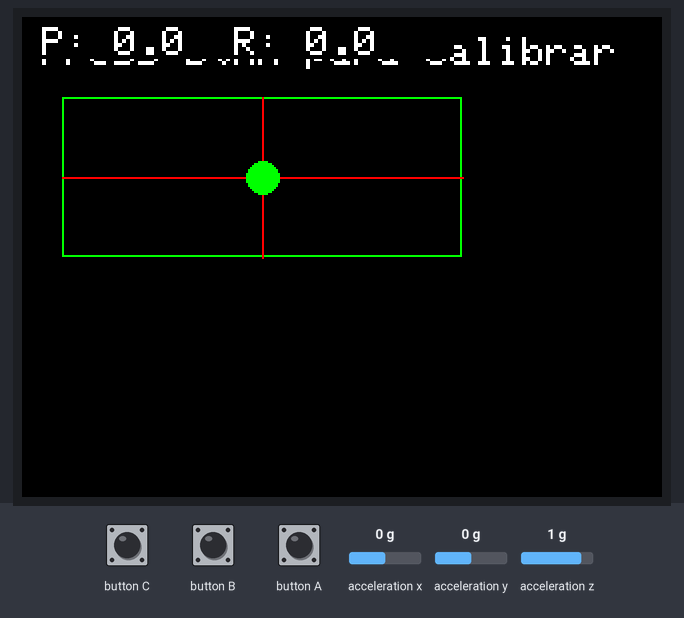
Bench run of a program on a simulated ESP32. Shown: 320×240 colour display. The test bench sets the inputs (shaded band); at power-on: acceleration x 0 g, acceleration y 0 g, acceleration z 1 g.

Above: at 1.4 s.
1.5 s: acceleration x set to -1.4 g
At 1.9 s:
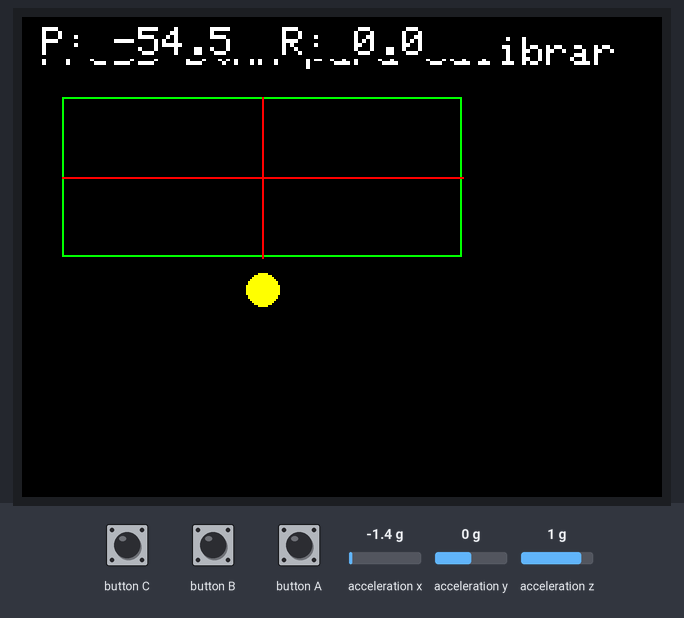
3.0 s: button A pressed for 0.15 s
At 4.2 s:
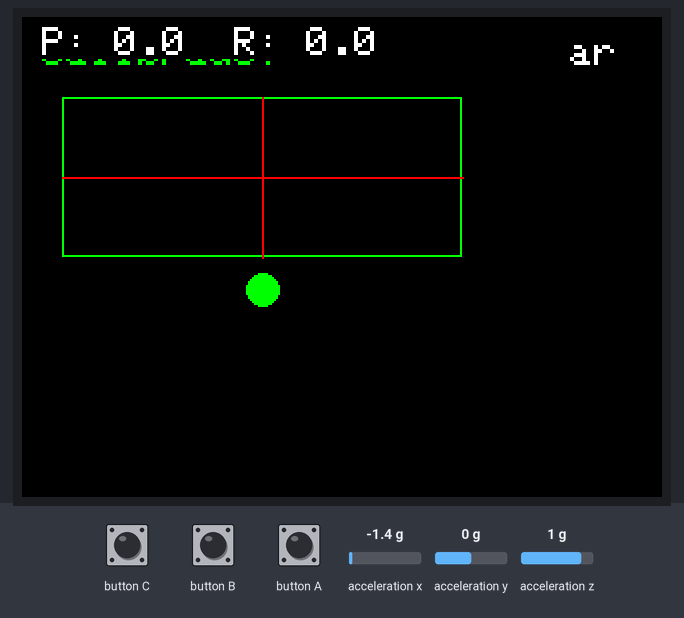
4.6 s: acceleration y set to -1.4 g
At 5.2 s:
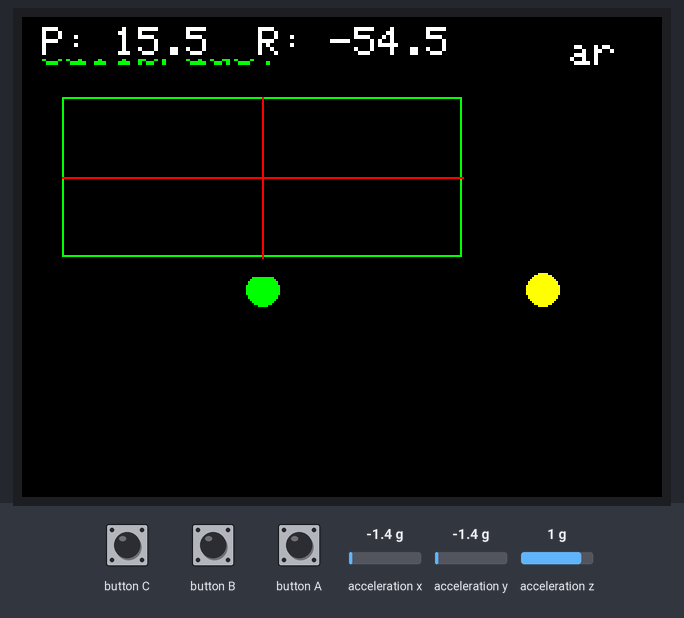
6.1 s: button A pressed for 1 s
At 6.8 s:
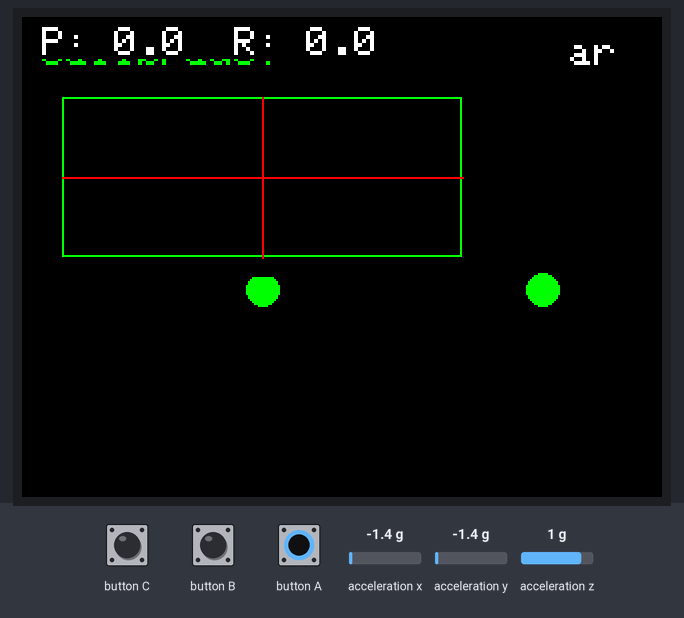
8.6 s: acceleration z set to -1.4 g
At 9.1 s:
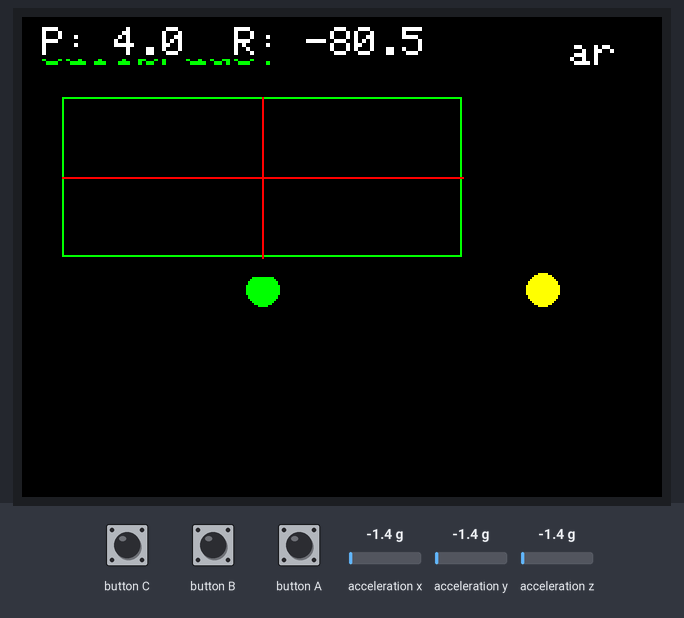
10.1 s: acceleration x set to -0.8 g
At 11.4 s:
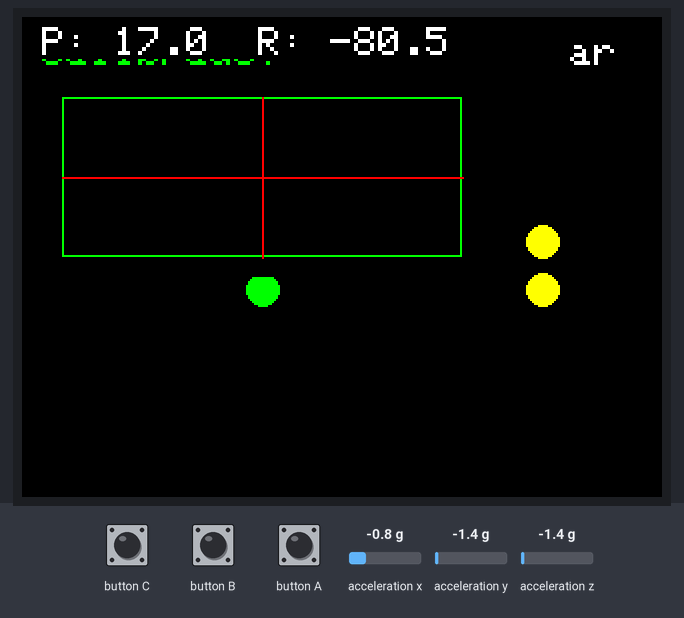
Timing chart, 0 to 12.7 s (numbered marks = the images above; inputs shaded):
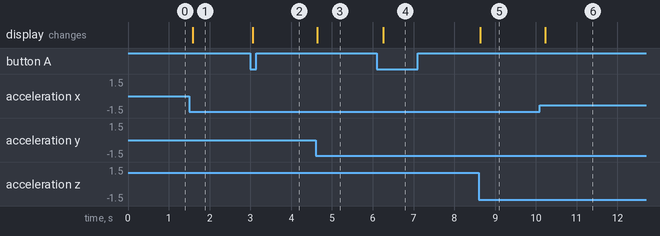

The program:

main.cpp
```cpp
#include <M5Unified.h>
#include <math.h>

float accX, accY, accZ;
float offsetPitch = 0.0, offsetRoll = 0.0;

void setup() {
  auto cfg = M5.config();
  M5.begin(cfg);

  M5.Lcd.setRotation(1);   // Horizontal
  M5.Lcd.fillScreen(BLACK);
  M5.Lcd.setTextSize(2);
  M5.Lcd.setTextColor(WHITE);
  M5.Lcd.setCursor(10, 10);
  M5.Lcd.println("Press BtnA para calibrar");
}

void loop() {
  M5.update();
  M5.Imu.getAccel(&accX, &accY, &accZ);

  // inverter sinais para alinhar com display
  float X = -accY;
  float Y = -accX;

  // Calcular Pitch e Roll em graus
  float pitch = atan2(accX, sqrt(accY * accY + accZ * accZ)) * 180.0 / M_PI;
  float roll  = atan2(accY, accZ) * 180.0 / M_PI;

  // Calibrar: guardar valores atuais como zero
  if (M5.BtnA.wasPressed()) {
    offsetPitch = pitch;
    offsetRoll  = roll;
    M5.Lcd.setTextColor(GREEN, BLACK);
    M5.Lcd.setCursor(10, 10);
    M5.Lcd.println("Calibrado!            ");
  }

  // Aplicar calibração
  pitch -= offsetPitch;
  roll  -= offsetRoll;

  // Arredondar a 0,5 grau
  pitch = round(pitch * 2.0) / 2.0;
  roll  = round(roll * 2.0) / 2.0;

  // Limpar área principal
  M5.Lcd.fillRect(0, 30, 240, 100, BLACK);

  // Calcular posição da bolha
  int x = map(X * 100, -100, 100, 20, 220);
  int y = map(Y * 100, -100, 100, 40, 120);

  // Moldura verde
  M5.Lcd.drawRect(20, 40, 200, 80, GREEN);

  // Cruz vermelha
  M5.Lcd.drawLine(120, 40, 120, 120, RED);
  M5.Lcd.drawLine(20, 80, 220, 80, RED);

  // Condição para "nivelado"
  bool nivelado = (fabs(pitch) <= 0.5 && fabs(roll) <= 0.5);

  // Bolha: verde se nivelado, amarela se não
  M5.Lcd.fillCircle(x, y, 8, nivelado ? GREEN : YELLOW);

  // Mostrar Pitch e Roll no topo
  M5.Lcd.setTextSize(2);
  M5.Lcd.setTextColor(WHITE, BLACK);
  M5.Lcd.setCursor(10, 5);
  M5.Lcd.printf("P: %.1f  R: %.1f   ", pitch, roll);

  delay(100);
}
```

Measured:
- after the input at 1.5 s, the display: changes after 0.08 s (image 1)
- after the input at 3.0 s, the display: changes after 0.06 s (image 2)
- after the input at 4.6 s, the display: changes at once (image 3)
- after the input at 6.1 s, the display: changes after 0.15 s (image 4)
- after the input at 8.6 s, the display: changes at once (image 5)
- after the input at 10.1 s, the display: changes after 0.13 s (image 6)
